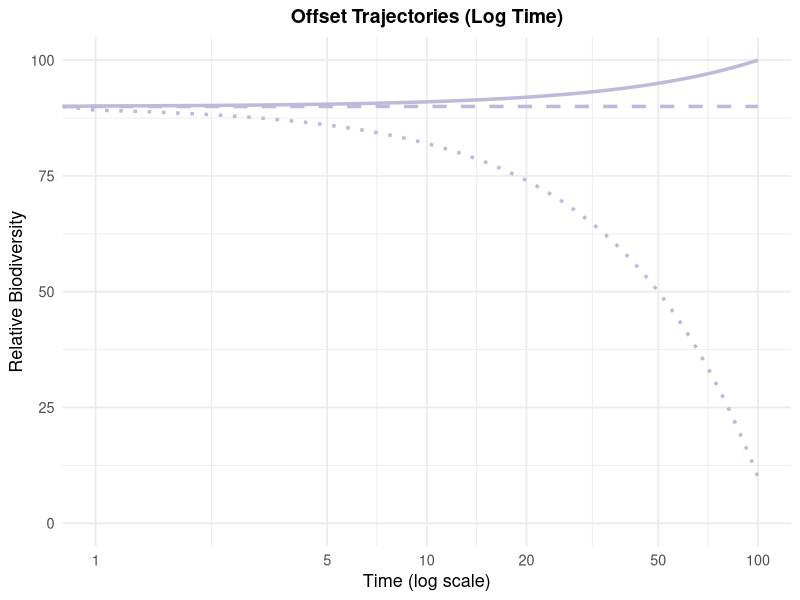
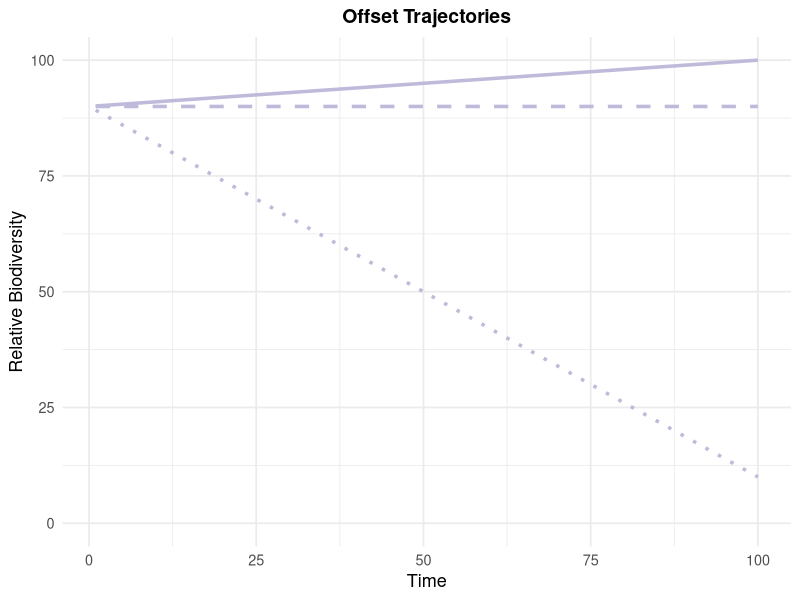
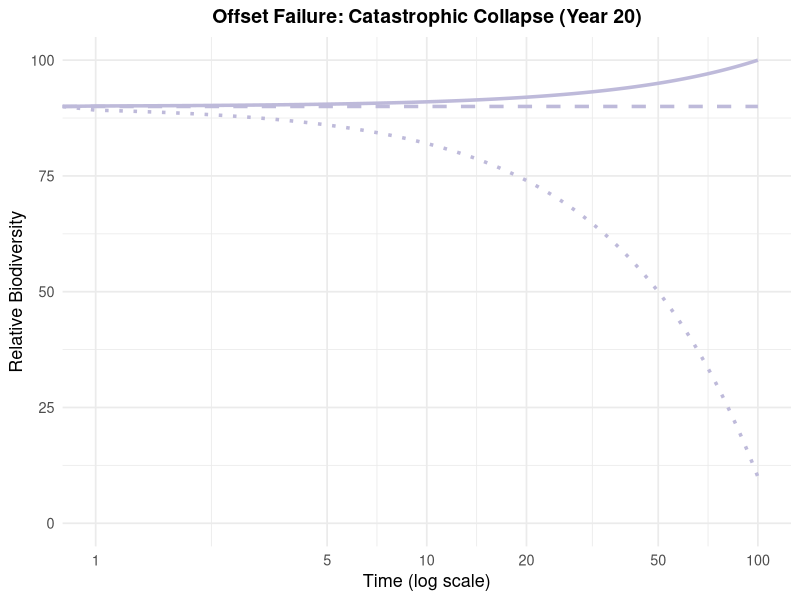
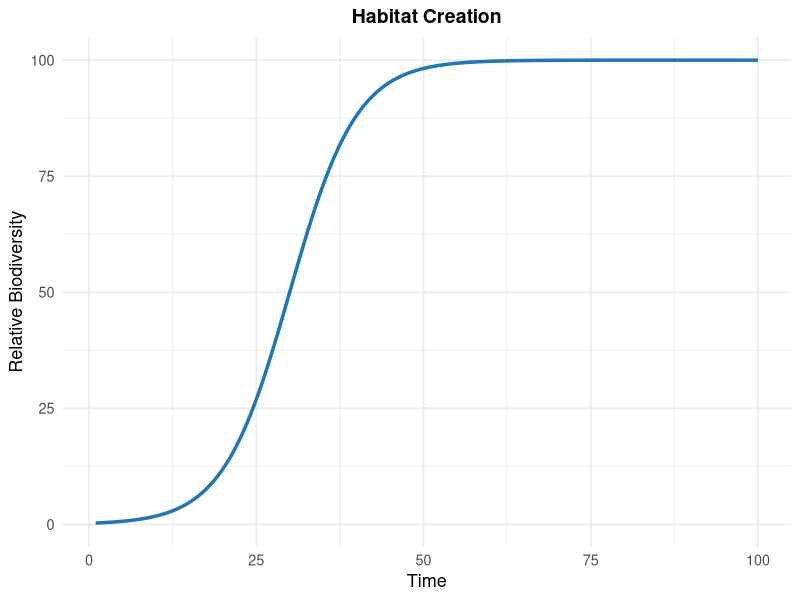
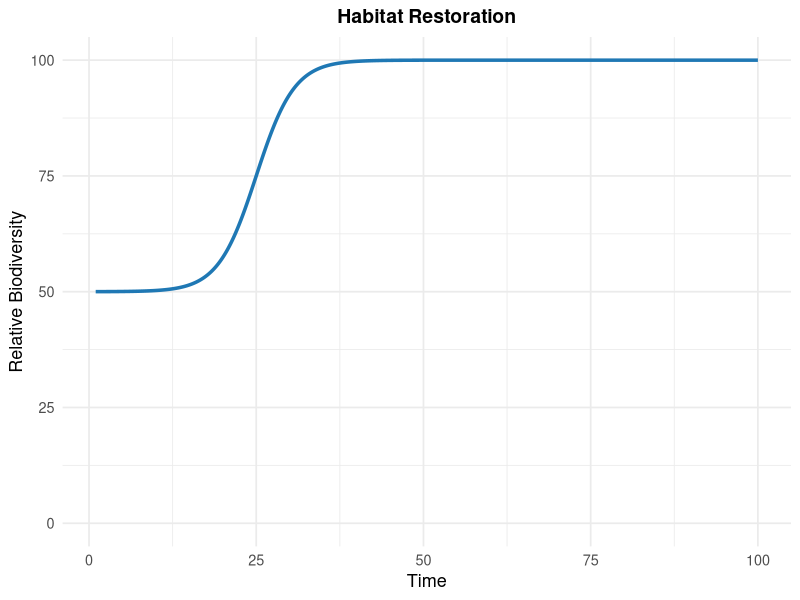
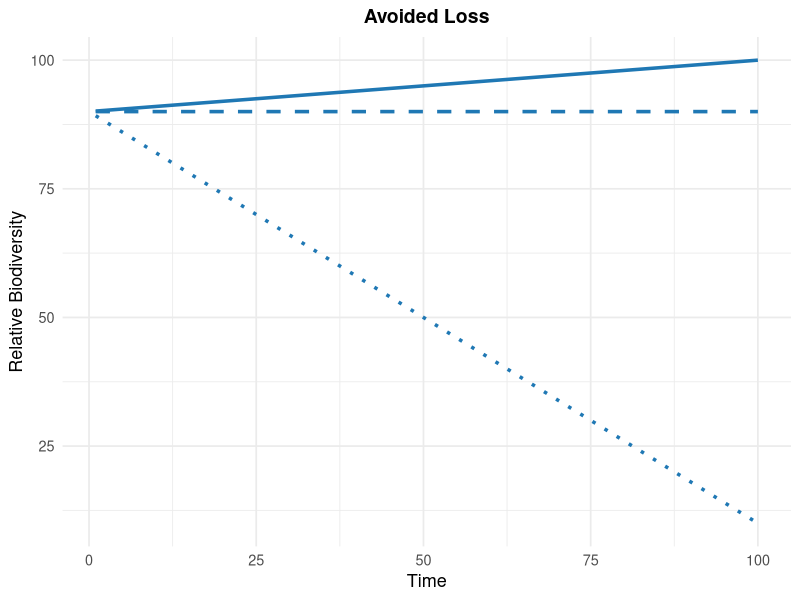
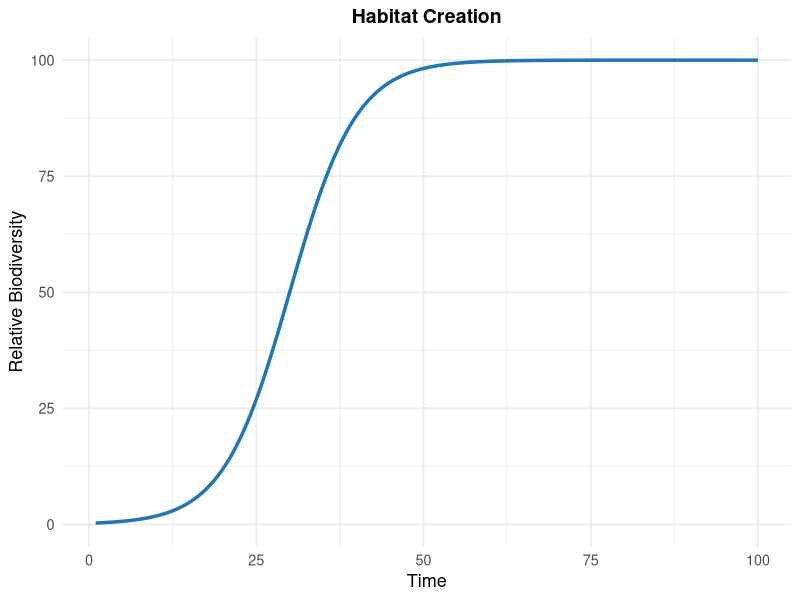
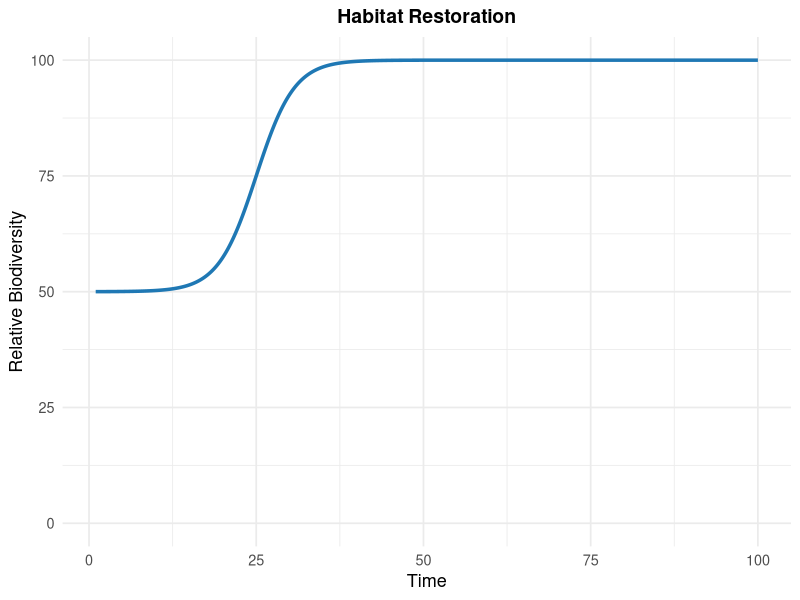

Reproduce these figures in R, in order.
# ===============================================
# Script:     20250515_OffsetPermRev_ConcepBiodivPlot.r
# Date:       2025-05-23
# Author:     Alex Dhond
# Purpose:    Plot conceptual biodiversity offset trajectories
# ===============================================

#-----------------------------
# Load Required Packages
#-----------------------------

library(ggplot2)   # Plotting
library(dplyr)     # Data manipulation
library(scales)    # Scale transformations
library(purrr)     # Functional iteration
library(here)      # Relative paths

#-----------------------------
# Global settings and functions
#-----------------------------

# Define time vector
time <- seq(0, 100, by = 0.1)

# Logistic growth function
s_sigmoid <- function(t, K = 100, r = 0.3, t0 = 15) {
  K / (1 + exp(-r * (t - t0)))
}

# Generate a trajectory dataframe from a named biodiversity function
generate_trajectory <- function(name, biodiversity_func) {
  data.frame(
    time = time,
    biodiversity = biodiversity_func(time),
    scenario = name
  )
}

#-----------------------------
# Define offset scenarios
#-----------------------------

# Baseline scenario names for later reference
baseline_scenarios <- c("Habitat Creation", "Habitat Restoration", "Avoided Loss")

# Avoided loss trajectories: flat, rising, and counter factual decline
avoided_loss_flat <- generate_trajectory("Avoided Loss", function(t) rep(90, length(t))) %>%
  mutate(type = "Actual", subtype = "Flat")

avoided_loss_rising <- generate_trajectory("Avoided Loss", function(t) 90 + (10 / max(t)) * t) %>%
  mutate(type = "Actual", subtype = "Rising")

avoided_loss_counterfactual <- generate_trajectory("Avoided Loss", function(t) pmax(0, 90 - 0.8 * t)) %>%
  mutate(type = "Counterfactual", subtype = "Declining (No Protection)")


# All offset and restoration scenarios
scenario_list <- list(
  
  # Habitat Creation
  generate_trajectory("Habitat Creation", function(t) {
    pmin(s_sigmoid(t, K = 100, r = 0.2, t0 = 30), 100)
  }) %>% mutate(type = "Actual", subtype = "Baseline"),
  
  # Habitat Restoration
  generate_trajectory("Habitat Restoration", function(t) {
    lower <- 50
    upper <- 100
    increment <- s_sigmoid(t, K = upper - lower, r = 0.35, t0 = 25)
    lower + increment
  }) %>% mutate(type = "Actual", subtype = "Baseline"),

  generate_trajectory("Ideal Offset (max = 100)", function(t) pmin(s_sigmoid(t), 100)),
  generate_trajectory("Offset with Limited Gains (max = 70)", function(t) pmin(s_sigmoid(t, K = 70), 70)),
  generate_trajectory("Offset Failure: Catastrophic Collapse (Year 20)", function(t) {
    traj <- pmin(s_sigmoid(t), 100)
    traj[t >= 20] <- 0
    traj
  }),
  generate_trajectory("Offset Shock: Fire with Partial Recovery", function(t) {
    fire_time <- 15; drop_value <- 20
    rise <- pmin(s_sigmoid(t), 100)
    t_rise <- t[t < fire_time]
    values_rise <- rise[t < fire_time]
    values_drop <- drop_value
    t_recovery <- t[t > fire_time]
    recovery_base <- 35 / (1 + exp(-0.05 * (t_recovery - 60)))
    offset <- drop_value - recovery_base[1]
    values_recovery <- recovery_base + offset
    c(values_rise, values_drop, values_recovery)
  }),
  generate_trajectory("Offset Shock: Fire with No Recovery", function(t) {
    fire_time <- 15; drop_value <- 20
    rise <- pmin(s_sigmoid(t), 100)
    t_rise <- t[t < fire_time]
    values_rise <- rise[t < fire_time]
    t_decline <- t[t > fire_time]
    slope <- drop_value / (100 - fire_time)
    values_decline <- pmax(0, drop_value - slope * (t_decline - fire_time))
    c(values_rise, drop_value, values_decline)
  }),
  generate_trajectory("Offset Failure: Transitory Gain (Peak at Year 3.5)", function(t) {
    bell <- 20 * exp(-((t - 3.5)^2) / (2 * 1^2))
    bell[t > 7] <- 0
    bell
  }),
  generate_trajectory("Offset Failure: Early Gain Then Collapse", function(t) {
    rise <- 30 / (1 + exp(-0.4 * (t - 5)))
    decay <- 1 / (1 + exp(0.3 * (t - 20)))
    trajectory <- rise * decay
    trajectory[t > 50] <- 0
    trajectory
  }),
  generate_trajectory("Offset Risk: Amplified Storm Frequency with Recovery", function(t) {
    initial <- 100 / (1 + exp(-0.3 * (t - 10)))
    biodiv <- initial
    storm_times <- c(8, 20, 35, 47, 58, 67, 75, 82, 88)
    drop_depths <- seq(15, 50, length.out = length(storm_times))
    recovery_duration <- 12
    
    for (i in seq_along(storm_times)) {
      drop_idx <- which.min(abs(t - storm_times[i]))
      recovery_end <- which.min(abs(t - (storm_times[i] + recovery_duration)))
      biodiv[drop_idx:length(biodiv)] <- biodiv[drop_idx:length(biodiv)] - drop_depths[i]
      if (recovery_end > drop_idx) {
        recovery_t <- t[drop_idx:recovery_end]
        recovery_curve <- (drop_depths[i] * 0.8) / (1 + exp(-0.5 * (recovery_t - (storm_times[i] + recovery_duration / 2))))
        biodiv[drop_idx:recovery_end] <- biodiv[drop_idx:recovery_end] + recovery_curve
      }
    }
    pmax(biodiv, 0)
  }),
  generate_trajectory("Offset Failure: Invasive Species After Management Ends", function(t) {
    management_end <- 5; final_value <- 25
    rise <- 100 / (1 + exp(-0.3 * (t - 10)))
    decay_multiplier <- rep(1, length(t))
    decay_start <- which(t > management_end)
    
    if (length(decay_start) > 0) {
      decay_curve <- exp(-0.05 * (t[decay_start] - management_end))
      target_drop <- 1 - final_value / 100
      decay_multiplier[decay_start] <- (1 - target_drop) + target_drop * decay_curve
    }
    rise * decay_multiplier
  })
)

# Tag all scenarios with default type/subtype if not already set
scenario_list <- map(scenario_list, function(df) {
  df %>%
    mutate(
      type = if (!"type" %in% names(.)) "Actual" else type,
      subtype = if (!"subtype" %in% names(.)) "Baseline" else subtype
    )
})

# Combine all scenarios into one dataframe
df_all <- bind_rows(scenario_list, avoided_loss_flat, avoided_loss_rising, avoided_loss_counterfactual)

#-----------------------------
# Define Colors
#-----------------------------
offset_colors <- c(
  "Ideal Offset (max = 100)" = "#1b9e77",
  "Offset with Limited Gains (max = 70)" = "#7570b3",
  "Offset Failure: Catastrophic Collapse (Year 20)" = "#d95f02",
  "Offset Shock: Fire with Partial Recovery" = "#66a61e",
  "Offset Shock: Fire with No Recovery" = "#d73027",
  "Offset Failure: Transitory Gain (Peak at Year 3.5)" = "#a6cee3",
  "Offset Failure: Early Gain Then Collapse" = "#984ea3",
  "Offset Risk: Amplified Storm Frequency with Recovery" = "#377eb8",
  "Offset Failure: Invasive Species After Management Ends" = "#a65628"
)

# Fill in missing colors automatically
missing_colors <- setdiff(unique(df_all$scenario), names(offset_colors))
if (length(missing_colors) > 0) {
  auto_colors <- RColorBrewer::brewer.pal(max(3, length(missing_colors)), "Set3")
  names(auto_colors) <- missing_colors
  offset_colors <- c(offset_colors, auto_colors[missing_colors])
}

#-----------------------------
# Plot Function
#-----------------------------
plot_offset_trajectories <- function(df, log_scale = TRUE, facet = FALSE, focal = NULL, show_title = TRUE) {
  scenarios <- unique(df$scenario)
  
  # Get style identifiers
  style_ids <- unique(with(df, interaction(scenario, type, subtype)))
  
  # Repeat scenario color for each style_id based on the scenario part
  get_scenario_from_id <- function(id) strsplit(as.character(id), split = "\\.")[[1]][1]
  color_vals <- setNames(
    vapply(style_ids, function(id) offset_colors[get_scenario_from_id(id)], character(1)),
    style_ids
  )
  
  # Style settings
  alpha_vals <- setNames(rep(1, length(style_ids)), style_ids)
  linewidth_vals <- setNames(rep(1.2, length(style_ids)), style_ids)

  p <- ggplot(df, aes(
    x = time,
    y = biodiversity,
    group = interaction(scenario, type, subtype),
    color = interaction(scenario, type, subtype),
    alpha = interaction(scenario, type, subtype),
    linewidth = interaction(scenario, type, subtype),
    linetype = subtype
  )) +
    geom_line(show.legend = FALSE) +
    scale_color_manual(values = color_vals) +
    scale_alpha_manual(values = alpha_vals) +
    scale_linewidth_manual(values = linewidth_vals) +
    scale_linetype_manual(values = c(
      "Flat" = "dashed",
      "Rising" = "solid",
      "Declining (No Protection)" = "dotted")) +
    labs(
      title = if (show_title) {
        if (!is.null(focal)) {
          focal
        } else if (length(unique(df$scenario)) == 1) {
          unique(df$scenario)
        } else if (log_scale) {
          "Offset Trajectories (Log Time)"
        } else {
          "Offset Trajectories"
        }
      } else NULL,
      x = if (log_scale) "Time (log scale)" else "Time",
      y = "Relative Biodiversity"
    ) +
    theme_minimal(base_size = 13) +
    theme(
      plot.title = element_text(face = "bold", size = 14, hjust = 0.5),
      legend.position = if (facet) "none" else "bottom"
    )
  
  p <- p + if (facet) facet_wrap(~scenario, ncol = 2) else NULL
  p <- p + if (log_scale) scale_x_log10(limits = c(1, 100), breaks = c(1, 5, 10, 20, 50, 100)) else scale_x_continuous(limits = c(1, 100))
  
  p
}

#-----------------------------
# Preview plots
#-----------------------------
# View a combined plot (log scale)
print(plot_offset_trajectories(df_all, log_scale = TRUE, show_title = TRUE))

# View a combined plot (linear scale)
print(plot_offset_trajectories(df_all, log_scale = FALSE, show_title = TRUE))

# Preview a single scenario highlight
print(plot_offset_trajectories(df_all, log_scale = TRUE, focal = "Offset Failure: Catastrophic Collapse (Year 20)", show_title = TRUE))


baseline_color <- "#1f78b4"  # Dark blue

# creation 
plot_hc <- plot_offset_trajectories(
  df_all %>% filter(scenario == "Habitat Creation"),
  log_scale = FALSE,
  show_title = TRUE
) +
  scale_color_manual(values = c("Habitat Creation.Actual.Baseline" = baseline_color)) +
  scale_linetype_manual(values = c("Baseline" = "solid"))

# restoration
plot_hr <- plot_offset_trajectories(
  df_all %>% filter(scenario == "Habitat Restoration"),
  log_scale = FALSE,
  show_title = TRUE
) +
  scale_color_manual(values = c("Habitat Restoration.Actual.Baseline" = "#1f78b4")) +
  scale_linetype_manual(values = c("Baseline" = "solid")) +
  ylim(0, 100)

# Get all subtype identifiers for avoided loss
avoided_loss_ids <- df_all %>%
  filter(scenario == "Avoided Loss") %>%
  mutate(id = interaction(scenario, type, subtype)) %>%
  distinct(id) %>%
  pull(id)

# Build color map (all dark blue)
color_map_al <- setNames(rep(baseline_color, length(avoided_loss_ids)), avoided_loss_ids)

# Linetype map
linetype_map_al <- c(
  "Flat" = "dashed",
  "Rising" = "solid",
  "Declining (No Protection)" = "dotted"
)

plot_al <- plot_offset_trajectories(
  df_all %>% filter(scenario == "Avoided Loss"),
  log_scale = FALSE,
  show_title = TRUE
) +
  scale_color_manual(values = color_map_al) +
  scale_linetype_manual(values = linetype_map_al)

print(plot_hc)
print(plot_hr)
print(plot_al)



#-----------------------------
# Export plots
#-----------------------------

# save the test habitat creation/restoration/averted loss plots
# Save Habitat Creation plot
ggsave(
  filename = here("output", "figures", "habitat_creation.png"),
  plot = plot_hc,
  width = 8, height = 5, dpi = 300
)

# Save Habitat Restoration plot
ggsave(
  filename = here("output", "figures", "habitat_restoration.png"),
  plot = plot_hr,
  width = 8, height = 5, dpi = 300
)

# Save Avoided Loss plot
ggsave(
  filename = here("output", "figures", "avoided_loss.png"),
  plot = plot_al,
  width = 8, height = 5, dpi = 300
)


# # Export individual scenario plots (highlighted)
# walk(unique(df_all$scenario), function(s) {
#   plot <- plot_offset_trajectories(df_all, log_scale = TRUE, focal = s, show_title = FALSE)
#   file_name <- paste0("highlight_", gsub("[^a-zA-Z0-9]", "_", s), ".png")
#   ggsave(here("output", "figures", file_name), plot, width = 8, height = 5, dpi = 300)
# })
# 
# # Export combined plots
# ggsave(here("output", "figures", "all_scenarios_log.png"),
#        plot_offset_trajectories(df_all, log_scale = TRUE, show_title = FALSE),
#        width = 8, height = 5, dpi = 300)
# 
# ggsave(here("output", "figures", "all_scenarios_linear.png"),
#        plot_offset_trajectories(df_all, log_scale = FALSE, show_title = FALSE),
#        width = 8, height = 5, dpi = 300)